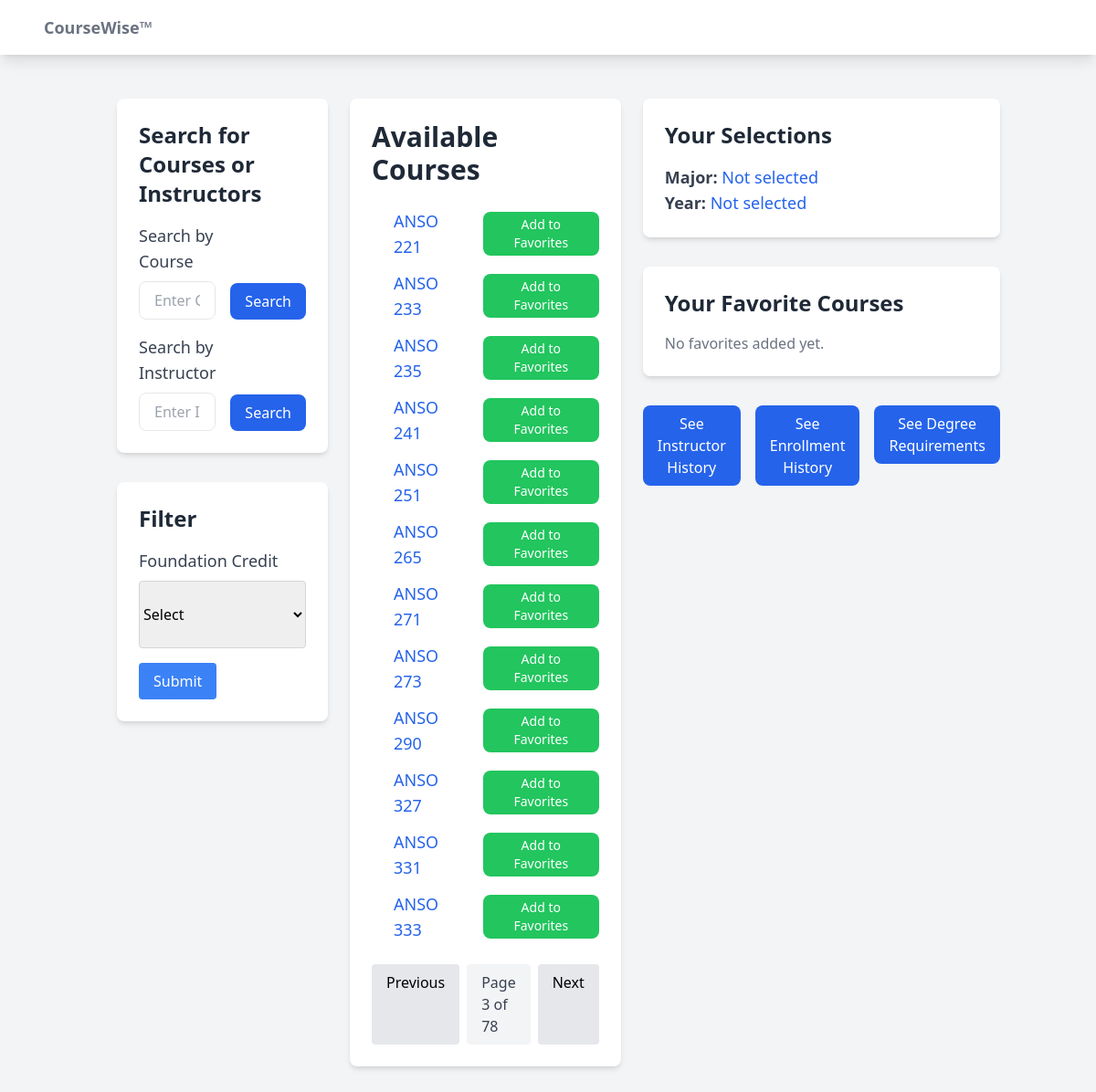
The app's page /courses/?page=3 with its own data.
### courses/models.py (models this page shows)
class CourseInfo(models.Model):
    semester = models.CharField(max_length=255)
    year = models.CharField(max_length=255)
    subject = models.CharField(max_length=255)
    course_number = models.IntegerField()
    course_title = models.CharField(max_length=255)
    catalog_title = models.CharField(max_length=255)
    f_credits = models.CharField(max_length=255)
    prereqs = models.CharField(max_length=255)
    meeting_pattern = models.CharField(max_length=255)
    meeting_time = models.CharField(max_length=255)
    instructor = models.CharField(max_length=255)
    max_enrollment = models.IntegerField()
    students_enrolled = models.IntegerField()
    primary_requests = models.IntegerField()
    major_requests = models.IntegerField()
    senior_requests = models.IntegerField()
    seniors_enrolled = models.IntegerField()
    junior_requests = models.IntegerField()
    juniors_enrolled = models.IntegerField()
    sophomore_requests = models.IntegerField()
    sophomores_enrolled = models.IntegerField()
    first_year_requests = models.IntegerField()
    first_years_enrolled = models.IntegerField()

### courses/views.py (the view, shortened to what this page needs)
# urls.py: 2. Add a URL to urlpatterns:  path('', views.home, name='home')
def home(request):
    f_credit = request.POST.get('f_credit', 'Not selected')
    major = request.session.get('major', 'Not selected')
    year = request.session.get('year', 'Not selected')
    if f_credit == 'Not selected':
        courses = CourseInfo.objects.values('subject', 'course_number').distinct().order_by('subject', 'course_number')
    else:
        courses = CourseInfo.objects.filter(f_credits__icontains=f_credit).values('subject', 'course_number').distinct().order_by('subject', 'course_number')
    favorites = request.session.get('favorites', [])
    favorite_courses = []
    for fav in favorites:
        subject, course_number = fav.split('-')
        course = CourseInfo.objects.filter(subject=subject, course_number=course_number).first()
        if course:
            favorite_courses.append(course)
    course_search = request.GET.get('courseSearch', '').strip()
    instructor_search = request.GET.get('instructorSearch', '').strip()
    paginator = Paginator(courses, 12)  # Show 12 courses per page
    page_number = request.GET.get('page')
    page_obj = paginator.get_page(page_number)
    return render(request, 'home.html', {
        'major': major,
        'year': year,
        'course_search': course_search,
        'instructor_search': instructor_search,
        'courses': page_obj,
        'favorite_courses': favorite_courses
    })

### templates/home.html (shortened to what this page needs)
{% extends "base.html" %}
{% block content %}
    <div class="flex container mx-auto px-6 py-8">
        <div class="container justify-start basis-1/4">
            <div class="bg-white shadow-md rounded-lg p-6 mb-8">
                <h2 class="text-2xl font-semibold text-gray-800 mb-4">Search for Courses or Instructors</h2>
                <form method="get" action="{% url 'home' %}" class="flex space-x-4 mb-4">
                    <div class="flex flex-col w-full">
                        <label for="courseSearch" class="text-lg font-medium text-gray-700 mb-2">Search by Course</label>
                        <input type="text" id="courseSearch" name="courseSearch" value="{{ course_search }}" class="px-4 py-2 border rounded-lg w-full" placeholder="Enter Course" />
                    </div>
                    <div class="flex items-end">
                        <button type="submit" class="bg-blue-600 text-white py-2 px-4 rounded-lg hover:bg-blue-700 transition-all duration-300">
                            Search
                        </button>
                    </div>
                </form>
                <form method="get" action="{% url 'instructor_history' %}" class="flex space-x-4">
                    <div class="flex flex-col w-full">
                        <label for="instructorSearch" class="text-lg font-medium text-gray-700 mb-2">Search by Instructor</label>
                        <input type="text" id="instructorSearch" name="instructorSearch" value="{{ instructor_search }}" class="px-4 py-2 border rounded-lg w-full" placeholder="Enter Instructor" />
                    </div>
                    <div class="flex items-end">
                        <button type="submit" class="bg-blue-600 text-white py-2 px-4 rounded-lg hover:bg-blue-700 transition-all duration-300">
                            Search
                        </button>
                    </div>
                </form>
            </div>
            <div class="bg-white shadow-md rounded-lg p-6 mb-8">
                <h2 class="text-2xl font-semibold text-gray-800 mb-4">Filter</h2>
                <form method="POST" action="{% url 'home' %}">
                    <div class="mb-4">
                        <label for="f_credit" class="block text-lg font-medium text-gray-700">Foundation Credit</label>
                        <select id="f_credit" name="f_credit" class="mt-2 py-6 border border-gray-300 rounded w-full">
                            <option value="">Select</option>
                        </select>
                    </div>
                    <button type="submit" class="bg-blue-500 text-white py-2 px-4 rounded hover:bg-blue-700">Submit</button>
                </form>
            </div>
        </div>
        <div class="container justify-center px-6 basis-2/4">
            <div class="bg-white shadow-md rounded-lg p-6">
                <h1 class="text-3xl font-semibold text-gray-800 mb-6">Available Courses</h1>
                <ul class="list-disc pl-6 space-y-3">
                    {% for course in courses %}
                        <li class="text-lg text-gray-700 flex items-center">
                            <a href="{% url 'course_page' course.subject course.course_number %}" class="text-blue-600 hover:text-blue-800 transition-all duration-300 mr-4">
                                {{ course.subject }} {{ course.course_number }}
                            </a>
                            <button onclick="addToFavorites('{{ course.subject }}', '{{ course.course_number }}')"
                                    class="bg-green-500 text-white py-1 px-3 rounded-lg hover:bg-green-600 transition-all duration-300 text-sm">
                                Add to Favorites
                            </button>
                        </li>
                    {% empty %}
                        <li class="text-gray-500">No courses available.</li>
                    {% endfor %}
                </ul>
                <div class="mt-6 flex justify-center space-x-2">
                    {% if courses.has_previous %}
                        <a href="?page={{ courses.previous_page_number }}{% if course_search %}&courseSearch={{ course_search }}{% endif %}" class="px-4 py-2 bg-gray-200 rounded hover:bg-gray-300">Previous</a>
                    {% endif %}
                    <span class="px-4 py-2 bg-gray-100 rounded text-gray-700">Page {{ courses.number }} of {{ courses.paginator.num_pages }}</span>
                    {% if courses.has_next %}
                        <a href="?page={{ courses.next_page_number }}{% if course_search %}&courseSearch={{ course_search }}{% endif %}" class="px-4 py-2 bg-gray-200 rounded hover:bg-gray-300">Next</a>
                    {% endif %}
                </div>
            </div>
        </div>
        <div class="container justify-end basis-1/4">
            <div class="bg-white shadow-md rounded-lg p-6 mb-8">
                <h2 class="text-2xl font-semibold text-gray-800 mb-4">Your Selections</h2>
                <p class="text-lg font-medium text-gray-700">
                    <strong>Major:</strong> <span class="text-blue-600">{{ major }}</span>
                </p>
                <p class="text-lg font-medium text-gray-700">
                    <strong>Year:</strong> <span class="text-blue-600">{{ year }}</span>
                </p>
            </div>
            <div class="bg-white shadow-md rounded-lg p-6 mb-8">
                <h2 class="text-2xl font-semibold text-gray-800 mb-4">Your Favorite Courses</h2>
                {% if favorite_courses %}
                    <ul class="space-y-3">
                        {% for course in favorite_courses %}
                            <li class="flex items-center justify-between">
                                <a href="{% url 'course_page' course.subject course.course_number %}" class="text-blue-600 hover:text-blue-800 transition-all duration-300">
                                    {{ course.subject }} {{ course.course_number }}
                                </a>
                                <button onclick="removeFromFavorites('{{ course.subject }}', '{{ course.course_number }}')"
                                        class="bg-red-500 text-white py-1 px-3 rounded-lg hover:bg-red-600 transition-all duration-300 text-sm">
                                    Remove
                                </button>
                            </li>
                        {% endfor %}
                    </ul>
                {% else %}
                    <p class="text-gray-500">No favorites added yet.</p>
                {% endif %}
            </div>
            <div class="flex space-x-4 mb-6">
                <a href="{% url 'instructor_history' %}">
                    <button class="bg-blue-600 text-white py-2 px-4 rounded-lg hover:bg-blue-700 transition-all duration-300 w-full sm:w-auto">
                        See Instructor History
                    </button>
                </a>
                <a href="{% url 'historical_patterns' %}">
                    <button class="bg-blue-600 text-white py-2 px-4 rounded-lg hover:bg-blue-700 transition-all duration-300 w-full sm:w-auto">
                        See Enrollment History
                    </button>
                </a>
                <a href="{% url 'degree_requirements' %}">
                    <button class="bg-blue-600 text-white py-2 px-4 rounded-lg hover:bg-blue-700 transition-all duration-300 w-full sm:w-auto">
                        See Degree Requirements
                    </button>
                </a>
            </div>
        </div>
    </div>
{% endblock %}

### records on screen
CourseInfo: subject "ANSO", course_number "221"
CourseInfo: subject "ANSO", course_number "233"
CourseInfo: subject "ANSO", course_number "251"
CourseInfo: subject "ANSO", course_number "271"
CourseInfo: subject "ANSO", course_number "273"
CourseInfo: subject "ANSO", course_number "290"
CourseInfo: subject "ANSO", course_number "327"
CourseInfo: subject "ANSO", course_number "331"
CourseInfo: subject "ANSO", course_number "333"

### other values on screen
{{ course.subject }} "ANSO" "ANSO" "ANSO"
{{ course.course_number }} "235" "241" "265"
{{ courses.number }} "3"
{{ courses.paginator.num_pages }} "78"
{{ major }} "Not selected"
{{ year }} "Not selected"
